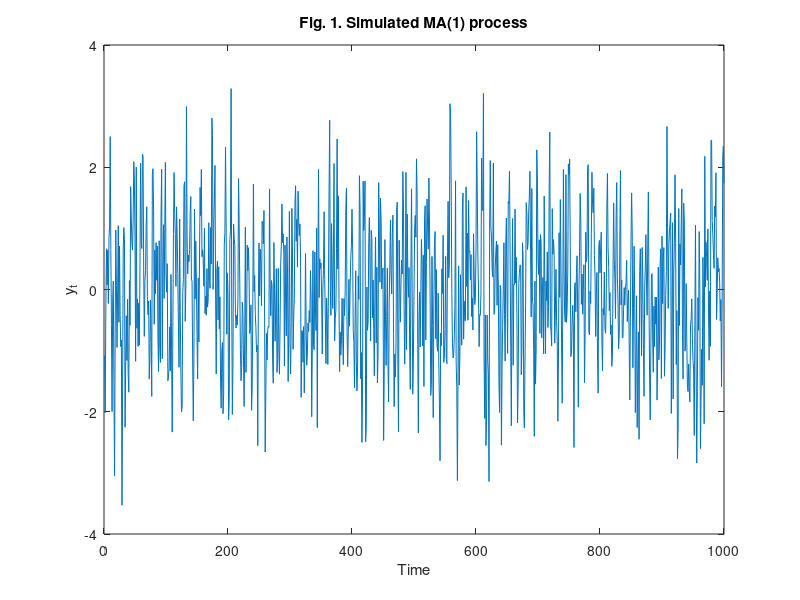

The MATLAB script that drew this image: (Note: this script raises an error after producing the figure.)
% Exercise – Understanding indirect inference

%% 1. Aim of the exercise
% Demonstrate indirect inference by estimating the parameter of a moving
% average process (MA(1)) using an auxiliary autoregressive model (AR(1)).

%% 2. Theory
% Refer to the accompanying PDF file for theoretical background.

%% 3. Model setup
% Refer to the PDF for the setup of the complex and the auxiliary models.

%% 4. Set simulation parameters

% 4.1. Clear workspace
clear;

% 4.2. Number of simulated datasets
N_sim = 100;

% 4.3. True MA(1) parameter (structural)
theta_true = 0.5;

% 4.4. Standard deviation of error term
sigma_true = 1;

% 4.5. Length of time series
T = 1000;

% 4.6. Weight matrix for objective function (scalar)
W = 1;

%% 5. Simulate MA(1) process

% 5.1. Generate error terms
epsilon = random("Normal",0,sigma_true,[T+1,1]);

% 5.2. Initialize time series
y = NaN(T,1);

% 5.3. Generate MA(1) data using theta_true
for t = 2:T+1
    y(t-1) = epsilon(t)+theta_true*epsilon(t-1);
end

%% 6. Plot simulated data

% Plot
figure
plot(y)
title('Fig. 1. Simulated MA(1) process');
xlabel('Time');
ylabel('y_t');

%% 7. Define auxiliary model estimation function
% See the function file auxiliary.m.

%% 8. Estimate auxiliary model on observed data

% AR(1) estimate from MA(1) data
beta_hat = auxiliary(y); 

%% 9. Define indirect inference objective function
% See the function file objective.m.

%% 10. Estimate the parameter of the complex model using ind. inf.

% 10.1. Initial guess for optimal theta
theta_initial = 0.5;

% 10.2. Optimization output
options = optimoptions('fmincon', ...
    'Algorithm','sqp', ...
    'Diagnostics','off', ...
    'Display','iter-detailed', ...
    'MaxIterations',100, ...
    'MaxFunctionEvaluations',100, ...
    'OptimalityTolerance',1e-4, ...
    'StepTolerance',1e-4, ...
    'SpecifyObjectiveGradient',false);

% 10.3. Optimize to find theta that minimizes the objective function Q
theta_estimated = fmincon(@(theta) ...
    objective(theta,N_sim,T,W,beta_hat),theta_initial, ...
    [],[],[],[],[],[],[],options);

%% 11. Simulated estimation of AR(1) coefficients via MA(1) model

% 11.1. Preallocate vector to store AR(1) estimates from simulations
beta_hat_sim = NaN(N_sim,1);

% 11.2. Simulate data using estimated theta and re-estimate AR(1)
for i = 1:N_sim
    epsilon_sim = random("Normal",0,1,[T+1,1]);
    y_sim = zeros(T,1);
    for t = 2:T+1
        y_sim(t-1) = epsilon_sim(t)+theta_estimated*epsilon_sim(t-1);
    end
    beta_hat_sim(i) = auxiliary(y_sim);
end

%% 12. Compute Wald statistic and critical value

% 12.1. Variance of simulated AR(1) estimates
var_beta_hat = var(beta_hat_sim);

% 12.2. Wald statistic
wald_statistic = (theta_estimated-theta_true)^2/var_beta_hat;

% 12.3. Display Wald statistic
disp(['Wald statistic: ',num2str(wald_statistic)]);

% 12.4. Degrees of freedom
df = 1;

% 12.5. Critical value from chi-squared distribution
chisq_critical_value = chi2inv(0.95,df);

% 12.6. Hypothesis test
if wald_statistic > chisq_critical_value
    disp(['Reject the null hypothesis: ' ...
        'The parameters are significantly different.']);
else
    disp(['Fail to reject the null hypothesis: ' ...
        'The parameters are not significantly different.']);
end

%% 13. Simulation stability and the shape of the objective function

% 13.1. Range of candidate theta values
theta_grid = linspace(0,1,100);

% 13.2. Preallocate for objective values
Q_values = zeros(size(theta_grid));

% 13.3. Compute the AR(1) estimate from original MA(1) data
beta_hat = auxiliary(y);

% 13.4. Loop over theta candidates
for i = 1:length(theta_grid)
    Q_values(i) = objective(theta_grid(i),N_sim,T,W,beta_hat);
end

%% 14. Plot

% Plot
figure
plot(theta_grid,Q_values);
title('Fig. 2. Objective function Q(\theta) vs. candidate \theta');
xlabel('\theta (candidate)');
ylabel('Q(\theta)');
